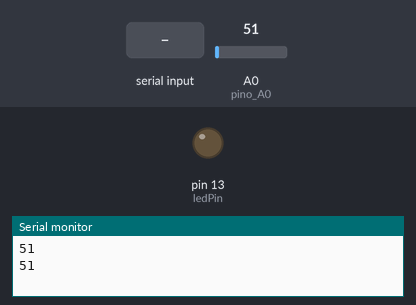
Recording of a sketch running on a simulated Arduino Uno, built with avr-gcc and run on an emulated ATmega328P. Parts: output pins drawn as LEDs (lit = HIGH), the last lines printed to the serial monitor. The inputs (shaded band) are chosen by the test bench; at power-on: A0 (pino_A0) = 51.

Above: at 1.2 s.
1.3 s: "L\n" received over Serial
At 2.8 s:
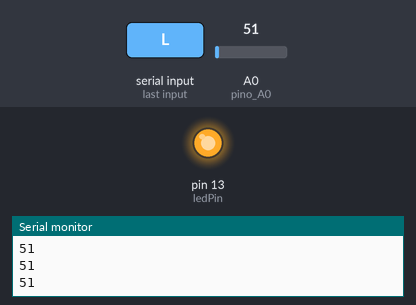
3.5 s: "D\n" received over Serial
At 4.3 s:
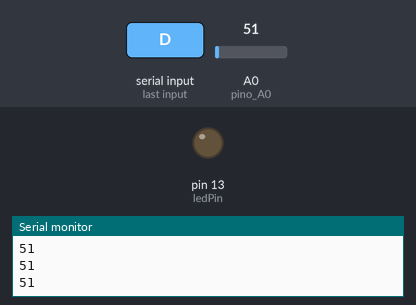
Timing chart, 0 to 6.5 s (numbered marks = the images above; inputs shaded):
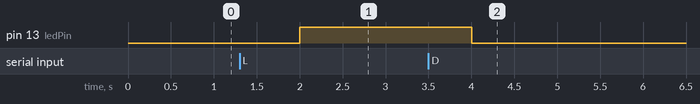

The sketch:

Exemplos_Cod.ino
```cpp
/*//Pisca LED no pino 13 do Arduino
// Define o pino do LED
const int ledPin = 13;

void setup() {
  // Inicializa o pino do LED como saída
  pinMode(ledPin, OUTPUT);

  // Inicializa a comunicação serial
  Serial.begin(9600);
}

void loop() {
  // Liga o LED
  digitalWrite(ledPin, HIGH);

  // Escreve no monitor serial que o LED está aceso
  Serial.println("LED aceso");

  // Aguarda 5 segundos
  delay(5000);

  // Desliga o LED
  digitalWrite(ledPin, LOW);

  // Escreve no monitor serial que o LED está apagado
  Serial.println("LED apagado");

  // Aguarda 5 segundos
  delay(5000);
}
====================================================================================
*/
/*//Sensor de Temperatura no pino A0 do Arduno
// Define o pino onde o sensor LM35 está conectado
const int sensorPin = A0;

void setup() {
  // Inicializa a comunicação serial
  Serial.begin(9600);
}

void loop() {
  // Lê o valor analógico do sensor LM35
  int sensorValue = analogRead(sensorPin);

  // Converte o valor lido para tensão (em volts)
  float voltage = sensorValue * (5.0 / 1023.0);

  // Converte a tensão para temperatura em graus Celsius
  float temperature = voltage * 100.0;

  // Exibe a temperatura no monitor serial
  Serial.print("Temperatura: ");
  Serial.print(temperature);
  Serial.println(" °C");

  // Aguarda 1 segundo antes de fazer a próxima leitura
  delay(1000);
}
*/
const int pino_A0 = A0;  // Define o pino analógico A0
const int ledPin = 13;   // Pino do LED (ajuste conforme necessário)
bool ledEstado = false;  // Estado inicial do LED

void setup() {
  Serial.begin(9600);        // Inicia a comunicação serial
  pinMode(LED_BUILTIN, OUTPUT);
  pinMode(ledPin, OUTPUT);    // Define pino do LED como saída
  digitalWrite(ledPin, LOW);  // Garante que o LED inicie apagado
}

void loop() {
  // Verifica se há dados disponíveis na Serial
if (Serial.available()) {
  String comando = Serial.readStringUntil('\n'); // Lê até nova linha
  comando.trim(); // Remove espaços extras

  if (comando == "L") {
    digitalWrite(ledPin, HIGH); // Liga o LED
  } else if (comando == "D") {
    digitalWrite(ledPin, LOW);  // Desliga o LED
  }
}

  // Lê o valor bruto do A0 (0 a 1023)
  int leitura_A0 = analogRead(pino_A0);
  float tensao_A0 = leitura_A0 * (5.0 / 1023.0); // Converte para tensão

  // Envia os dados para o C#
  //Serial.print("Leitura A0: ");
  Serial.println(leitura_A0);
 // Serial.print(" | Tensao: ");
  //Serial.print(tensao_A0, 2);
  //Serial.println("");

  delay(1000);  // Espera 1 segundo entre leituras
}
```

Measured:
- after the input at 1.3 s, pin 13 (ledPin): LOW → HIGH after 0.70 s
- after the input at 3.5 s, pin 13 (ledPin): HIGH → LOW after 0.50 s
